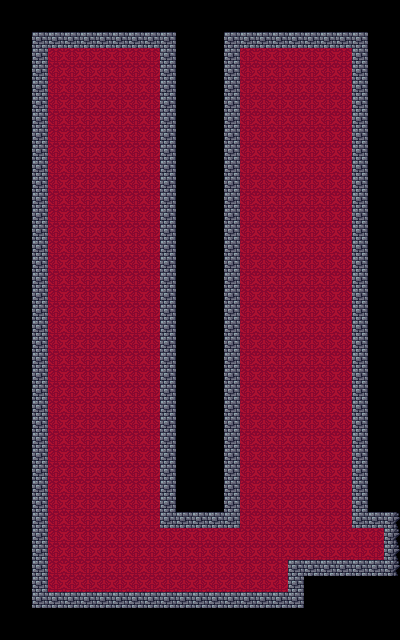

A 2D game scene composited from a Tiled map and its tileset images. What follows is a short description and the map's XML, with each tile layer's data collapsed to a summary:
An orthogonal 25x40 tile map with 16x16 px tiles, 3 tile layers (back, center, front), 1 hidden layer not drawn, 2 tilesets and 6 objects (2x portal, 2x chandelier, spawn, leecher).

<map version="1.0" tiledversion="1.1.5" orientation="orthogonal" renderorder="right-down" width="25" height="40" tilewidth="16" tileheight="16" infinite="0" nextobjectid="7">
 <tileset firstgid="1" source="cshapes3.tsx" />
 <tileset firstgid="85" source="museum_tiles_16x16.tsx" />
 <layer name="back" width="25" height="40">
  <data>[1000 cells, 1000 non-empty, 2 distinct tile ids]</data>
 </layer>
 <objectgroup name="actors">
  <object id="1" name="spawn" x="96" y="64" width="16" height="24">
   <properties>
    <property name="type" value="spawn" />
   </properties>
  </object>
  <object id="2" name="portal" x="96" y="64" width="16" height="32">
   <properties>
    <property name="enter" value="center" />
    <property name="portal_id" value="left" />
    <property name="to_map" value="museum_16.tmx" />
    <property name="to_portal_id" value="right" />
    <property name="type" value="portal" />
   </properties>
  </object>
  <object id="3" name="leecher" type="leecher" x="176" y="528" width="64" height="64">
   <properties>
    <property name="type" value="leecher" />
   </properties>
  </object>
  <object id="4" name="portal" x="368" y="528" width="32" height="32">
   <properties>
    <property name="enter" value="left" />
    <property name="portal_id" value="right" />
    <property name="to_map" value="museum_18.tmx" />
    <property name="to_portal_id" value="left" />
    <property name="type" value="portal" />
   </properties>
  </object>
  <object id="5" name="chandelier" x="80" y="496" width="32" height="16">
   <properties>
    <property name="type" value="chandelier" />
   </properties>
  </object>
  <object id="6" name="chandelier" x="288" y="496" width="32" height="16">
   <properties>
    <property name="type" value="chandelier" />
   </properties>
  </object>
 </objectgroup>
 <layer name="center" width="25" height="40">
  <data>[1000 cells, 506 non-empty, 3 distinct tile ids]</data>
 </layer>
 <layer name="front" width="25" height="40">
  <data>[1000 cells, 506 non-empty, 3 distinct tile ids]</data>
 </layer>
 <layer name="meta" width="25" height="40" visible="0" opacity="0.5">
  <data>[1000 cells, 166 non-empty, 1 distinct tile ids]</data>
 </layer>
</map>